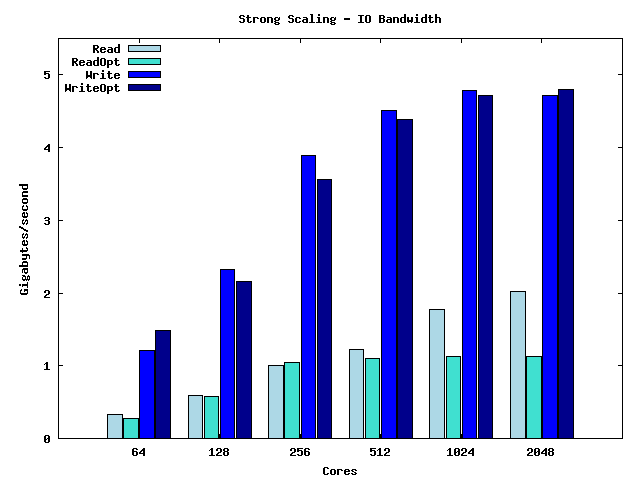

gnuplot code for this plot:
set term epslatex color
set output "strong_io_hist.tex"

set title "Strong Scaling - IO Bandwidth"
set key top left
set auto x
set xlabel "Cores"
set yrange [0:5.5]
set ylabel "Gigabytes/second"
set style data histogram
set style histogram cluster gap 1
set style fill solid border -1
set boxwidth 0.9
#set xtic rotate by -45 scale 0
plot\
'strong.dat' u 3:xtic(1) ti col lt rgb "light-blue",\
'strong.dat' u 7 ti col lt rgb "turquoise",\
'strong.dat' u 4 ti col lt rgb "blue",\
'strong.dat' u 8 ti col lt rgb "dark-blue"

set term png
set output "strong_io_hist.png"
replot
